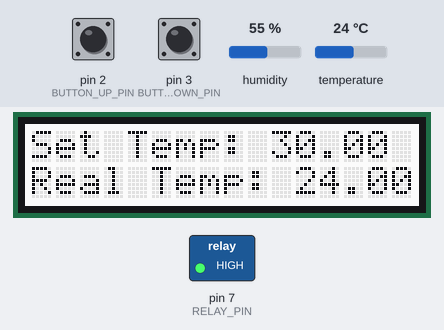
Recording of a sketch running on a simulated Arduino Uno, built with avr-gcc and run on an emulated ATmega328P. Parts: 16×2 character LCD, switched loads named in the sketch (green lamp = pin HIGH). The test bench sets the inputs (shaded band); at power-on: temperature 24 °C, pin 2 (BUTTON_UP_PIN) HIGH, pin 3 (BUTTON_DOWN_PIN) HIGH, humidity 55 %. What the sketch prints to the serial monitor is not drawn.

Above: at 1.2 s.
1.3 s: temperature set to 33 °C
At 6.7 s:
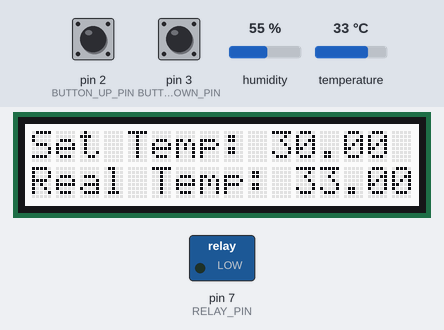
7.0 s: pin 2 (BUTTON_UP_PIN) pulled LOW for 1 s
At 9.3 s:
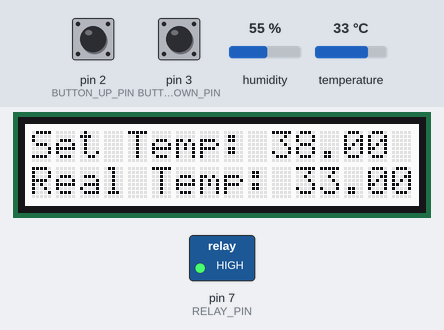
9.5 s: pin 3 (BUTTON_DOWN_PIN) pulled LOW for 3.2 s
At 13.7 s:
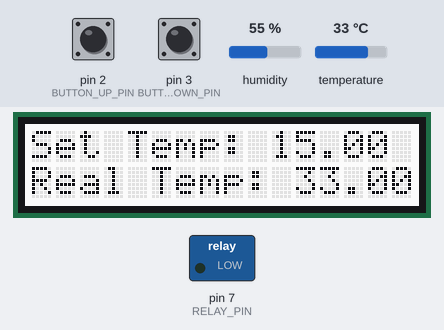
14.2 s: pin 2 (BUTTON_UP_PIN) pulled LOW for 0.15 s
At 15.1 s:
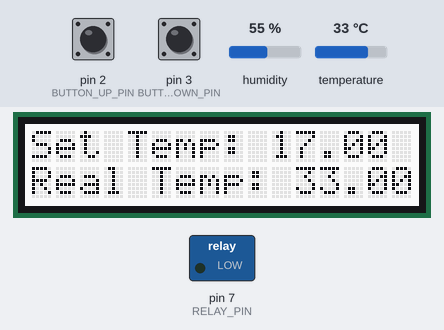
20.4 s: pin 3 (BUTTON_DOWN_PIN) pulled LOW for 1 s
At 22.5 s:
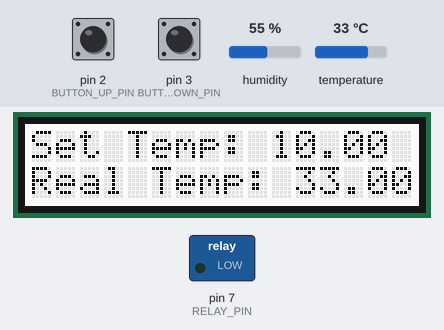
22.9 s: temperature set to 12 °C
At 25.1 s:
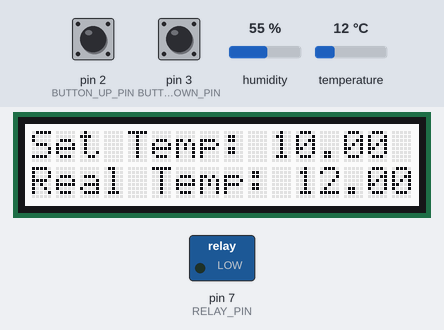
Timing chart, 0 to 26.6 s (numbered marks = the images above; inputs shaded):
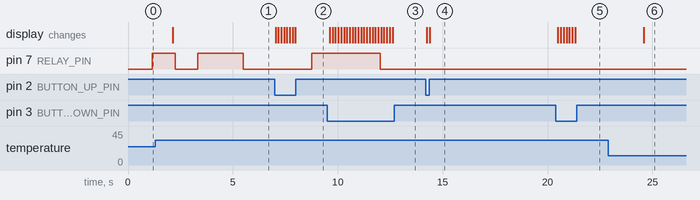

Measured:
- after the input at 1.3 s, pin 7 (RELAY_PIN): HIGH → LOW after 0.94 s, → HIGH 1.1 s later, → LOW 2.2 s later; the display: changes after 0.84 s (image 1)
- after the input at 7.0 s, pin 7 (RELAY_PIN): LOW → HIGH after 1.8 s; the display: first changes at once (image 2 shows a later state)
- after the input at 9.5 s, pin 7 (RELAY_PIN): HIGH → LOW after 2.5 s; the display: first changes after 0.12 s (image 3 shows a later state)
- after the input at 14.2 s, the display: first changes at once (image 4 shows a later state)
- after the input at 20.4 s, the display: first changes after 0.10 s (image 5 shows a later state)
- after the input at 22.9 s, the display: changes after 1.7 s (image 6)

The sketch:

PID_temp_controller_chatGPT.ino
```cpp
#include <DHT.h>
#include <PID_v1.h>
#include <Wire.h>
//#include <LiquidCrystal_I2C.h>
#include <rgb_lcd.h>

// Constants
const int DHT_PIN = 4; // Pin for DHT sensor
const int RELAY_PIN = 7; // Pin for relay
const int BUTTON_UP_PIN = 2; // Pin for button to increase goal temperature
const int BUTTON_DOWN_PIN = 3; // Pin for button to decrease goal temperature
const int TEMP_DISPLAY_DELAY = 100; // Delay between updates to temperature display (milliseconds)

// Variables
double sensorTemp; // Current temperature from sensor
double setTemp = 30; // Goal temperature
double output; // Output from PID controller

// Initialize DHT sensor
DHT dht(DHT_PIN, DHT22);

// Initialize PID controller
PID pid(&sensorTemp, &output, &setTemp, 0.5, 10, 10,P_ON_M, DIRECT);

// Initialize I2C display
//LiquidCrystal_I2C lcd(0x27, 16, 2);
rgb_lcd lcd;

void setup() {
  // Set pin modes
  pinMode(RELAY_PIN, OUTPUT);
  pinMode(BUTTON_UP_PIN, INPUT_PULLUP);
  pinMode(BUTTON_DOWN_PIN, INPUT_PULLUP);

  // Initialize DHT sensor
  dht.begin();

  // Initialize PID controller
  pid.SetMode(AUTOMATIC);
  pid.SetSampleTime(1000); // Set sample time to 1 second
  pid.SetOutputLimits(-255, 255); // Set output limits to 0-255
  pid.SetTunings(pid.GetKp(), pid.GetKi(), pid.GetKd()); // Use auto tune for tunings
  pid.SetControllerDirection(REVERSE); // Reverse direction of controller

  // Initialize I2C display
  //lcd.init();
  //lcd.backlight();
  lcd.begin(16, 2); // set up the LCD's number of columns and rows
  Serial.begin(9600);
}

void loop() {
  // Read temperature from sensor
  sensorTemp = dht.readTemperature();

  // Run PID controller
  pid.Compute();

  // Set relay to high if output is above 0
  if (output < 0) {
    digitalWrite(RELAY_PIN, HIGH);
  } else {
    digitalWrite(RELAY_PIN, LOW);
  }

  // Check if button to increase goal temperature is pressed
  if (digitalRead(BUTTON_UP_PIN) == LOW) {
    // Increase goal temperature
    setTemp += 1;
  }

  // Check if button to decrease goal temperature is pressed
  if (digitalRead(BUTTON_DOWN_PIN) == LOW) {
    // Decrease goal temperature
    setTemp -= 1;
  }

  // Print PID controller parameters to serial monitor
  Serial.print("Kp: ");
  Serial.print(pid.GetKp());
  Serial.print("  Ki: ");
  Serial.print(pid.GetKi());
  Serial.print("  Kd: ");
  Serial.println(pid.GetKd());
  Serial.print("Output: ");
  Serial.println(output);

  // Update temperature display
  lcd.clear();
  lcd.setCursor(0, 0);
  lcd.print("Set Temp: ");
  lcd.print(setTemp);
  lcd.setCursor(0, 1);
  lcd.print("Real Temp: ");
  lcd.print(sensorTemp);
  delay(TEMP_DISPLAY_DELAY);
}
```
